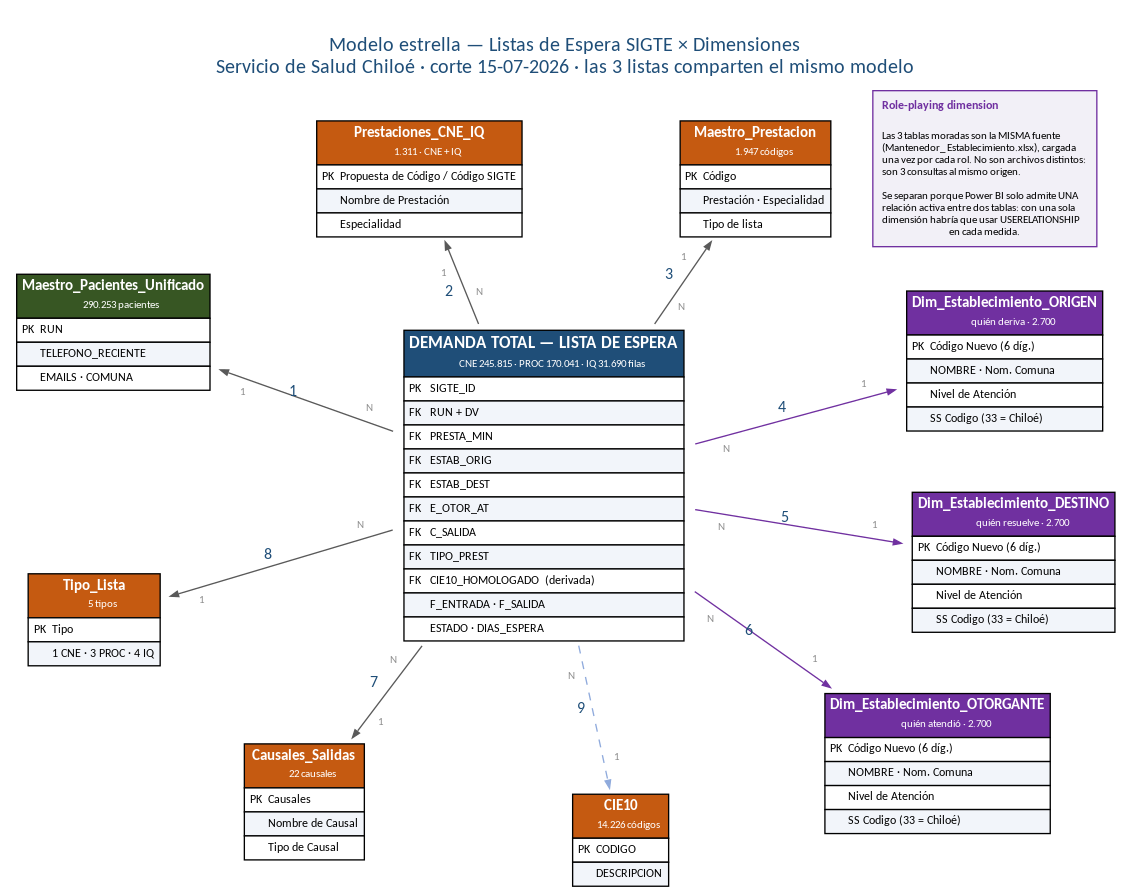

Generate this figure with Python:
"""Modelo estrella LE con role-playing: una tabla de establecimiento por cada rol."""
import graphviz
AZUL, NARANJO, GRIS, VERDE, MORADO = '#1F4E78', '#C55A11', '#595959', '#375623', '#7030A0'
g = graphviz.Digraph('estrella', format='png', engine='neato')
g.attr(bgcolor='white', fontname='Calibri', overlap='false', splines='true', forcelabels='true', sep='+8',
       label='\\nModelo estrella — Listas de Espera SIGTE × Dimensiones\\nServicio de Salud Chiloé · corte 15-07-2026 · las 3 listas comparten el mismo modelo',
       labelloc='t', fontsize='15', fontcolor=AZUL)
g.attr('node', fontname='Calibri', shape='plaintext')
g.attr('edge', fontname='Calibri', fontsize='9', color=GRIS, arrowsize='0.6', fontcolor=GRIS)

def tabla(nid, tit, sub, filas, color, pos, w=11):
    fs = ''.join(f'<TR><TD ALIGN="LEFT" BGCOLOR="{"#F2F5FA" if i%2 else "white"}"><FONT POINT-SIZE="9">{f}</FONT></TD></TR>'
                 for i, f in enumerate(filas))
    html = f'''<<TABLE BORDER="0" CELLBORDER="1" CELLSPACING="0" CELLPADDING="3">
    <TR><TD BGCOLOR="{color}"><FONT COLOR="white" POINT-SIZE="{w}"><B>{tit}</B></FONT><BR/>
    <FONT COLOR="white" POINT-SIZE="8">{sub}</FONT></TD></TR>{fs}</TABLE>>'''
    g.node(nid, html, pos=pos, pin='true')

tabla('F', 'DEMANDA TOTAL — LISTA DE ESPERA', 'CNE 245.815 · PROC 170.041 · IQ 31.690 filas',
      ['PK   SIGTE_ID', 'FK   RUN + DV', 'FK   PRESTA_MIN', 'FK   ESTAB_ORIG', 'FK   ESTAB_DEST',
       'FK   E_OTOR_AT', 'FK   C_SALIDA', 'FK   TIPO_PREST', 'FK   CIE10_HOMOLOGADO  (derivada)',
       '       F_ENTRADA · F_SALIDA', '       ESTADO · DIAS_ESPERA'], AZUL, '0,0!', w=13)

EST_COLS = ['PK  Código Nuevo (6 díg.)', '      NOMBRE · Nom. Comuna', '      Nivel de Atención', '      SS Codigo (33 = Chiloé)']
D = [
 ('D_PAC', 'Maestro_Pacientes_Unificado', '290.253 pacientes', ['PK  RUN', '      TELEFONO_RECIENTE', '      EMAILS · COMUNA'], VERDE, '-9.0,3.2!'),
 ('D_PRE', 'Prestaciones_CNE_IQ', '1.311 · CNE + IQ', ['PK  Propuesta de Código / Código SIGTE', '      Nombre de Prestación', '      Especialidad'], NARANJO, '-2.6,6.4!'),
 ('D_MPR', 'Maestro_Prestacion', '1.947 códigos', ['PK  Código', '      Prestación · Especialidad', '      Tipo de lista'], NARANJO, '4.4,6.4!'),
 ('D_ORI', 'Dim_Establecimiento_ORIGEN', 'quién deriva · 2.700', EST_COLS, MORADO, '9.6,2.6!'),
 ('D_DES', 'Dim_Establecimiento_DESTINO', 'quién resuelve · 2.700', EST_COLS, MORADO, '9.8,-1.6!'),
 ('D_OTO', 'Dim_Establecimiento_OTORGANTE', 'quién atendió · 2.700', EST_COLS, MORADO, '8.2,-5.8!'),
 ('D_CIE', 'CIE10', '14.226 códigos', ['PK  CODIGO', '      DESCRIPCION'], NARANJO, '1.6,-7.4!'),
 ('D_CAU', 'Causales_Salidas', '22 causales', ['PK  Causales', '      Nombre de Causal', '      Tipo de Causal'], NARANJO, '-5.0,-6.6!'),
 ('D_TIP', 'Tipo_Lista', '5 tipos', ['PK  Tipo', '      1 CNE · 3 PROC · 4 IQ'], NARANJO, '-9.4,-2.8!'),
]
for nid, t, s, f, c, p in D:
    tabla(nid, t, s, f, c, p)

# nota sobre role-playing
g.node('NOTA', '''<<TABLE BORDER="1" CELLBORDER="0" CELLSPACING="0" CELLPADDING="6" BGCOLOR="#F2F0F7" COLOR="#7030A0">
<TR><TD ALIGN="LEFT"><FONT POINT-SIZE="9" COLOR="#7030A0"><B>Role-playing dimension</B></FONT></TD></TR>
<TR><TD ALIGN="LEFT"><FONT POINT-SIZE="8">Las 3 tablas moradas son la MISMA fuente<BR ALIGN="LEFT"/>(Mantenedor_ Establecimiento.xlsx), cargada<BR ALIGN="LEFT"/>una vez por cada rol. No son archivos distintos:<BR ALIGN="LEFT"/>son 3 consultas al mismo origen.<BR ALIGN="LEFT"/><BR ALIGN="LEFT"/>Se separan porque Power BI solo admite UNA<BR ALIGN="LEFT"/>relación activa entre dos tablas: con una sola<BR ALIGN="LEFT"/>dimensión habría que usar USERELATIONSHIP<BR ALIGN="LEFT"/>en cada medida.</FONT></TD></TR></TABLE>>''',
       pos='9.2,6.6!', pin='true')

E = [('F','D_PAC','1','solid'), ('F','D_PRE','2','solid'), ('F','D_MPR','3','solid'),
     ('F','D_ORI','4','solid'), ('F','D_DES','5','solid'), ('F','D_OTO','6','solid'),
     ('F','D_CAU','7','solid'), ('F','D_TIP','8','solid'), ('F','D_CIE','9','dashed')]
for a, b, n, st in E:
    col = '#8FAADC' if st == 'dashed' else (MORADO if b in ('D_ORI','D_DES','D_OTO') else GRIS)
    g.edge(a, b, label=f'  {n}  ', style=st, color=col, fontsize='12', fontcolor=AZUL,
           headlabel=' 1 ', taillabel=' N ', labeldistance='2.4', labelfontsize='8', labelfontcolor='#8C8C8C')

p = g.render(filename='/tmp/08_Modelo_Relacional_LE', cleanup=True)
print('png ->', p)
